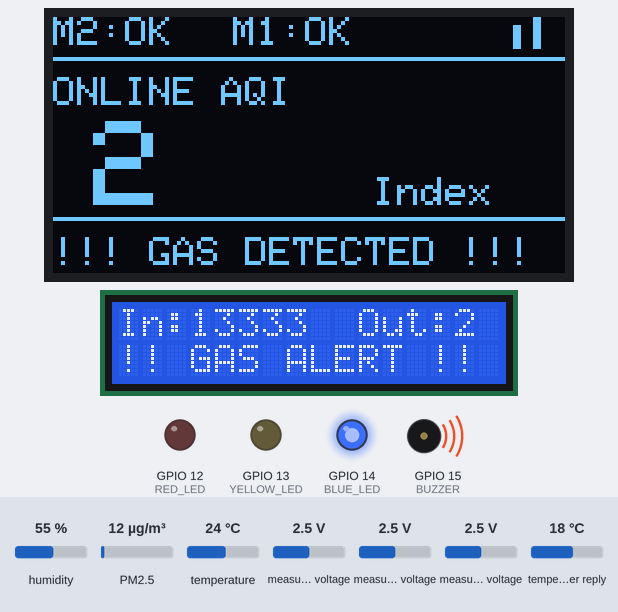
Recording of a sketch running on a simulated ESP8266 (NodeMCU). On the bench: 128×64 one-colour display, 16×2 character LCD, output pins drawn as LEDs (lit = HIGH), buzzer (waves = sounding, pin HIGH). The inputs (shaded band) are chosen by the test bench; at power-on: measured voltage 2.5 V, humidity 55 %, PM2.5 12 µg/m³, temperature 24 °C, temperature in the weather reply 18 °C. WiFi joins after 1.5 s; servers stay silent unless stated; web services answer with replies made up by the test bench.

Above: at 3.6 s.
3.7 s: measured voltage (sensor 200) set to 2 V
At 8.2 s:
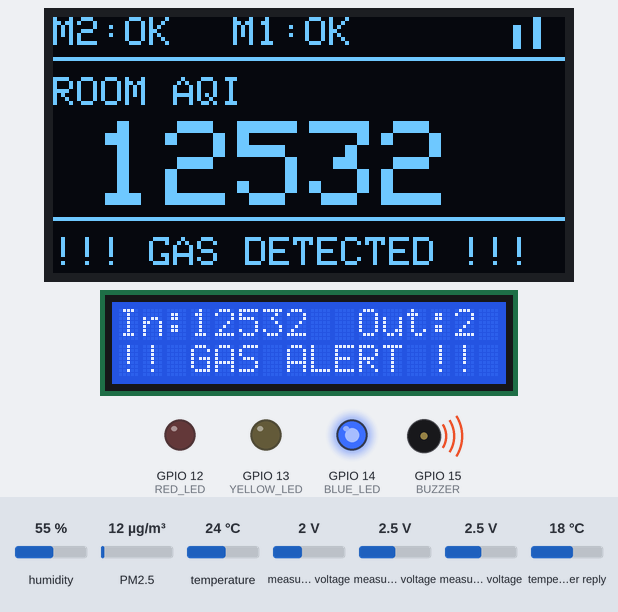
9.9 s: measured voltage (sensor 200) set to 1.7 V
At 11.0 s:
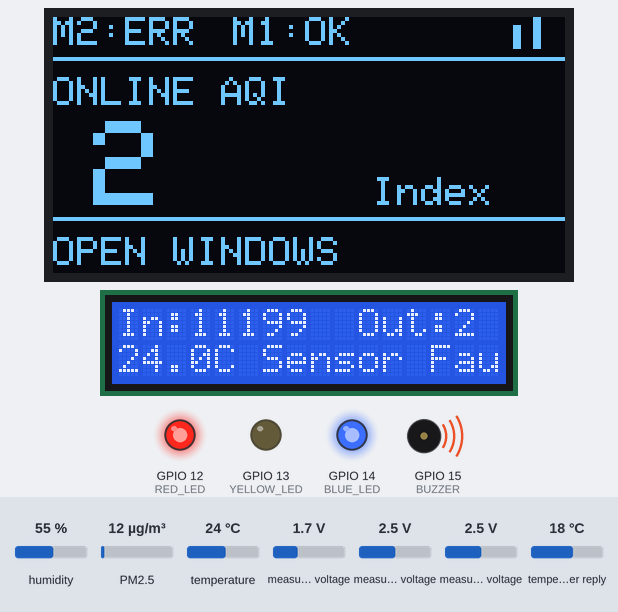
13.2 s: measured voltage (sensor 202) set to 3.8 V
At 14.5 s:
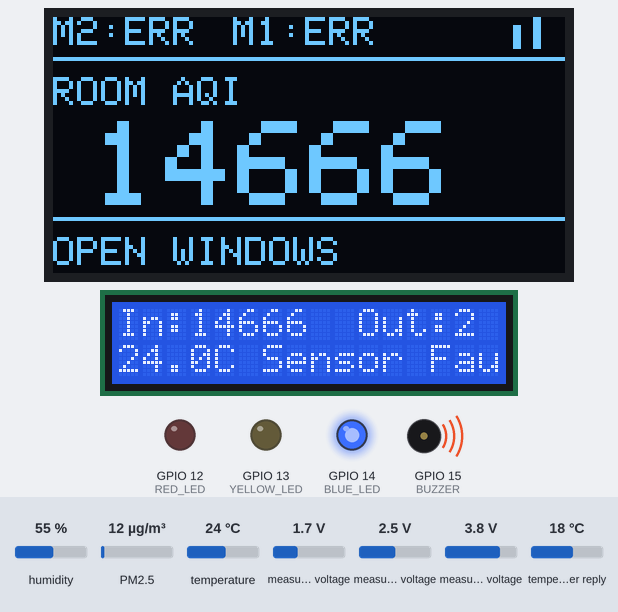
16.1 s: measured voltage (sensor 200) set to 2.5 V
At 18.6 s:
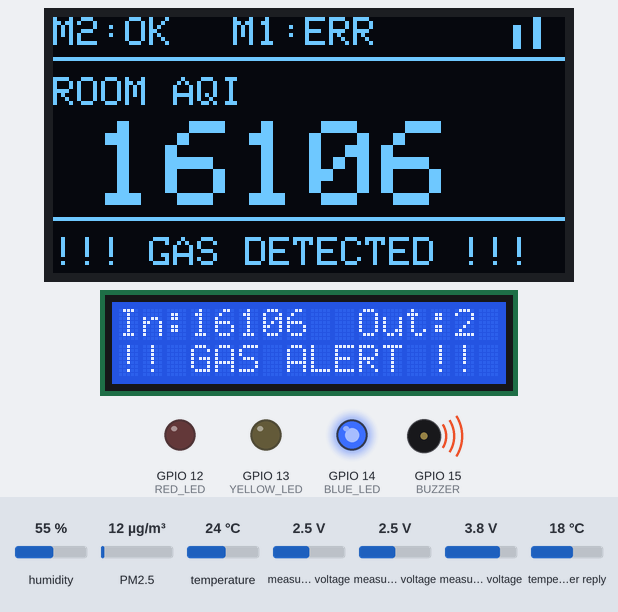
21.5 s: measured voltage (sensor 202) set to 0.4 V
At 23.5 s:
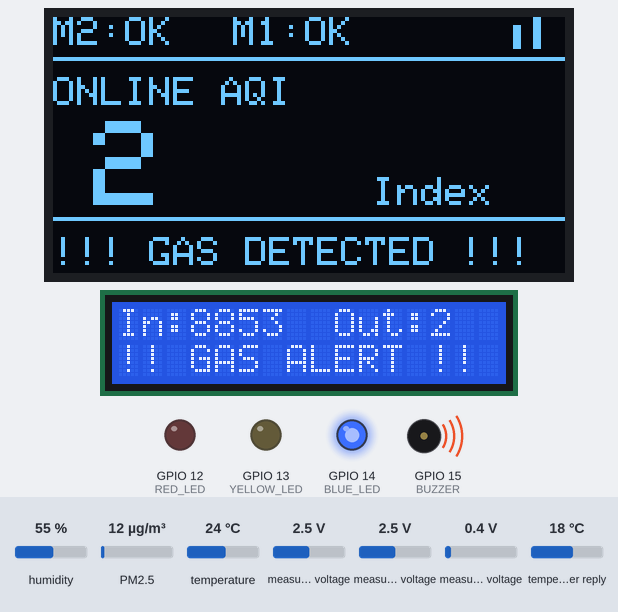
26.7 s: measured voltage (sensor 202) set to 0.1 V
At 28.2 s:
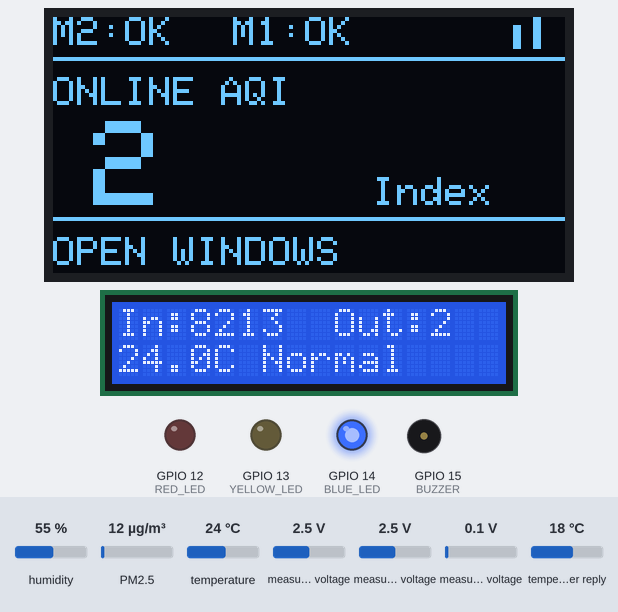
Timing chart, 0 to 29.7 s (numbered marks = the images above; inputs shaded):
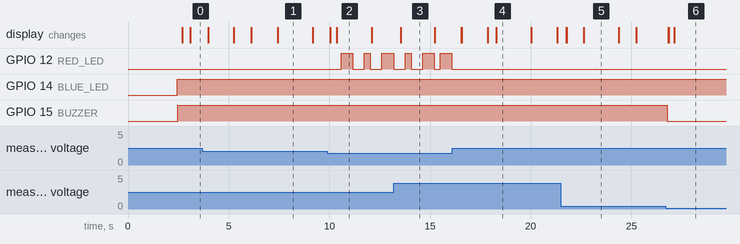

The sketch:

AI_AQI_Monitor.ino
```cpp
#include <ESP8266WiFi.h>
#include <ESP8266HTTPClient.h>
#include <WiFiManager.h>
#define WEBSERVER_H           // This trick prevents ESPAsyncWebServer from re-defining HTTP methods
#include <ESPAsyncWebServer.h> // to be included after #define WEBSERVER_H
#include <Adafruit_ADS1X15.h>
#include <Adafruit_SSD1306.h>
#include <LiquidCrystal_I2C.h>
#include <DHT.h>
#include <FirebaseESP8266.h>
#include <ArduinoJson.h>

// --- Configuration & Pins ---
#define DHTPIN 2
#define BLUE_LED 14
#define RED_LED 12
#define YELLOW_LED 13
#define BUZZER 15

// --- Global Objects ---
Adafruit_ADS1115 ads;
Adafruit_SSD1306 oled(128, 64, &Wire, -1);
LiquidCrystal_I2C lcd(0x27, 16, 2);
DHT dht(DHTPIN, DHT22);
AsyncWebServer server(80);

FirebaseData fbdo;
FirebaseAuth auth;
FirebaseConfig fbConfig;

// --- Global Variables ---
float mq2_a, mq2_b, mq135, temp, hum, fusedAQI;
int outdoorAQI = 0;
bool mq2_a_ok = true, mq135_ok = true;
String airAdvice = "Analyzing...";
String systemStatus = "Initializing";
String weatherForecastHtml = "Loading...";

char custom_pincode[7] = "110001";
const char* weatherKey = "YOUR_OPENWEATHER_API_KEY";

// Timing intervals (Restored from Old Code)
unsigned long lastFirebasePush = 0;
unsigned long lastWeatherUpdate = 0;
unsigned long lastWebActivity = 0;

// --- 1. Cloud Intelligence (Geocoding & Weather Table) ---
void updateEnvironmentalContext() {
  if (WiFi.status() != WL_CONNECTED) return;
  WiFiClient client;
  HTTPClient http;

  // Geocoding + Air Pollution
  String geoUrl = "http://api.openweathermap.org/geo/1.0/zip?zip=" + String(custom_pincode) + ",IN&appid=" + String(weatherKey);
  http.begin(client, geoUrl);
  if (http.GET() == HTTP_CODE_OK) {
    DynamicJsonDocument geoDoc(512);
    deserializeJson(geoDoc, http.getStream());
    float lat = geoDoc["lat"], lon = geoDoc["lon"];
    http.end();

    String polUrl = "http://api.openweathermap.org/data/2.5/air_pollution?lat=" + String(lat) + "&lon=" + String(lon) + "&appid=" + String(weatherKey);
    http.begin(client, polUrl);
    if (http.GET() == HTTP_CODE_OK) {
      DynamicJsonDocument polDoc(1024);
      deserializeJson(polDoc, http.getStream());
      outdoorAQI = polDoc["list"][0]["main"]["aqi"];
    }
  }
  http.end();
}

void updateWeather() {
  if (WiFi.status() != WL_CONNECTED) return;
  WiFiClient client;
  HTTPClient http;
  String url = "http://api.openweathermap.org/data/2.5/forecast?zip=" + String(custom_pincode) + ",in&units=metric&cnt=24&appid=" + String(weatherKey);

  if (http.begin(client, url)) {
    if (http.GET() == HTTP_CODE_OK) {
      StaticJsonDocument<200> filter;
      filter["list"][0]["dt_txt"] = true;
      filter["list"][0]["main"]["temp"] = true;
      filter["list"][0]["weather"][0]["main"] = true;

      DynamicJsonDocument doc(3072);
      DeserializationError error = deserializeJson(doc, http.getStream(), DeserializationOption::Filter(filter));

      if (!error) {
        String html = "<table class='table table-dark table-sm'><tr><th>Date</th><th>°C</th><th>Sky</th></tr>";
        JsonArray list = doc["list"];
        for (size_t i = 0; i < list.size(); i += 8) {
          html += "<tr><td>" + list[i]["dt_txt"].as<String>().substring(5, 10) + "</td>";
          html += "<td>" + String(list[i]["main"]["temp"].as<float>(), 0) + "</td>";
          html += "<td>" + list[i]["weather"][0]["main"].as<String>() + "</td></tr>";
        }
        html += "</table>";
        weatherForecastHtml = html;
      }
    }
    http.end();
  }
}

// --- 2. Full AI Sensor Fusion (Restored Detailed Health Checks) ---
void performSensorFusion() {
  temp = dht.readTemperature();
  hum = dht.readHumidity();
  if (isnan(temp)) temp = 25.0;

  mq2_a = (float)ads.readADC_SingleEnded(0);
  mq2_b = (float)ads.readADC_SingleEnded(1);
  mq135 = (float)ads.readADC_SingleEnded(2);

  float avgMQ2 = (mq2_a + mq2_b) / 2.0;
  float deviation = (avgMQ2 > 10) ? (abs(mq2_a - mq2_b) / avgMQ2) * 100.0 : 0;

  mq2_a_ok = (deviation < 30.0);
  mq135_ok = (mq135 > 50 && mq135 < 18000);

  if (!mq2_a_ok) {
    systemStatus = "Sensor Fault";
    digitalWrite(RED_LED, (millis() / 500) % 2);
    fusedAQI = (min(mq2_a, mq2_b) + mq135) / 2.0;
  } else {
    digitalWrite(RED_LED, LOW);
    if (avgMQ2 > 2000 && mq135 > 1500) {
      systemStatus = "GAS ALERT!";
      digitalWrite(BUZZER, HIGH);
    } else {
      systemStatus = "Normal";
      digitalWrite(BUZZER, LOW);
    }
    fusedAQI = (avgMQ2 * 0.6) + (mq135 * 0.4);
  }

  // Comparison Advice
  int inLvl = (fusedAQI < 150) ? 1 : (fusedAQI < 300) ? 2 : (fusedAQI < 500) ? 3 : 4;
  if (inLvl > outdoorAQI) airAdvice = "OPEN WINDOWS";
  else if (inLvl < outdoorAQI) airAdvice = "STAY INSIDE";
  else airAdvice = "AIR BALANCED";
}

// --- 3. Throttled Firebase Sync (Restored) ---
void updateFirebase() {
  if (WiFi.status() == WL_CONNECTED && (millis() - lastFirebasePush > 20000 || systemStatus == "GAS ALERT!")) {
    lastFirebasePush = millis();
    FirebaseJson json;
    json.add("aqi", (int)fusedAQI);
    json.add("status", systemStatus);
    json.add("temp", temp);
    // As this code throwing Firebase.RTDB.setJSON is Private error/warning (!Firebase.RTDB.setJSON(&fbdo, "/live_data", &json)) Serial.println(fbdo.errorReason());
    if (!Firebase.setJSON(fbdo, "/live_data", json)) {
    Serial.println(fbdo.errorReason());
}
  }
}

// --- 4. Mobile-Style OLED UI (Latest Design) ---
void updateOLED() {
  oled.clearDisplay();
  oled.setTextColor(1);

  // Status Bar
  oled.setTextSize(1);
  oled.setCursor(0,0);
  oled.print(mq2_a_ok ? "M2:OK" : "M2:ERR");
  oled.setCursor(45,0);
  oled.print(mq135_ok ? "M1:OK" : "M1:ERR");

  // WiFi Icon
  if (WiFi.status() == WL_CONNECTED) {
    oled.drawRect(115, 2, 2, 6, 1); oled.drawRect(120, 0, 2, 8, 1);
  }

  oled.drawFastHLine(0, 10, 128, 1);

  // Main Display (Alternating)
  if ((millis() / 3000) % 2 == 0) {
    oled.setCursor(0, 15); oled.print("ROOM AQI");
    oled.setTextSize(3); oled.setCursor(10, 26); oled.print((int)fusedAQI);
  } else {
    oled.setCursor(0, 15); oled.print("ONLINE AQI");
    oled.setTextSize(3); oled.setCursor(10, 26); oled.print(outdoorAQI);
    oled.setTextSize(1); oled.setCursor(80, 40); oled.print("Index");
  }

  // Bottom Advice Bar
  oled.drawFastHLine(0, 50, 128, 1);
  oled.setTextSize(1);
  oled.setCursor(0, 55);
  if (systemStatus == "GAS ALERT!" && (millis() / 200) % 2) {
    oled.print("!!! GAS DETECTED !!!");
  } else {
    oled.print(airAdvice);
  }
  oled.display();
}

void setup() {
  Serial.begin(115200);
  pinMode(BLUE_LED, OUTPUT); pinMode(RED_LED, OUTPUT);
  pinMode(YELLOW_LED, OUTPUT); pinMode(BUZZER, OUTPUT);

  ads.begin(); oled.begin(SSD1306_SWITCHCAPVCC, 0x3C);
  lcd.init(); lcd.backlight(); dht.begin();

  WiFiManager wm;
  WiFiManagerParameter p_pin("pin", "Pincode", custom_pincode, 6);
  wm.addParameter(&p_pin);
  if(!wm.autoConnect("AI_Air_Node")) ESP.restart();
  strcpy(custom_pincode, p_pin.getValue());

  fbConfig.database_url = "your-db.firebaseio.com";
  fbConfig.signer.tokens.legacy_token = "your-secret";
  Firebase.begin(&fbConfig, &auth);

  server.on("/data", HTTP_GET, [](AsyncWebServerRequest *r){
    lastWebActivity = millis();
    digitalWrite(YELLOW_LED, HIGH);
    String j = "{\"aqi\":" + String(fusedAQI) + ",\"o_aqi\":" + String(outdoorAQI) +
               ",\"adv\":\"" + airAdvice + "\",\"stat\":\"" + systemStatus +
               "\",\"temp\":" + String(temp,1) + ",\"hum\":" + String(hum,0) +
               ",\"weather\":\"" + weatherForecastHtml + "\"}";
    r->send(200, "application/json", j);
  });
  server.begin();
  updateEnvironmentalContext();
  updateWeather();
}

void loop() {
  digitalWrite(BLUE_LED, WiFi.status() == WL_CONNECTED);
  performSensorFusion();
  updateFirebase();
  updateOLED();// Handles the graphical mobile-style UI

  // --- Enhanced LCD Backup Display ---
  // We use the LCD to show constant values so you don't have to
  // wait for the OLED to "toggle" between Indoor and Online.
  lcd.setCursor(0, 0);
  lcd.print("In:");
  lcd.print((int)fusedAQI);
  lcd.print("  Out:");
  lcd.print(outdoorAQI);
  lcd.print("   "); // Clear trailing characters

  lcd.setCursor(0, 1);
  if (systemStatus == "GAS ALERT!") {
    lcd.print("!! GAS ALERT !! ");
  } else {
    // Show Temperature and abbreviated status
    lcd.print(temp, 1);
    lcd.print("C ");
    lcd.print(systemStatus.substring(0, 10));
    lcd.print("      "); // Buffer to clear "Sensor Fault" text
  }

  // --- Cloud & Timers ---
  if (millis() - lastWeatherUpdate > 3600000) {
    lastWeatherUpdate = millis();
    updateEnvironmentalContext();
    updateWeather();
  }

  if (millis() - lastWebActivity > 5000) digitalWrite(YELLOW_LED, LOW);

  delay(200);


}
```

Measured:
- the behaviour switches between 1.9 and 1.8 V on measured voltage (sensor 200) (found by bisection; images 1 and 2)
- the behaviour switches between 0.3 and 0.2 V on measured voltage (sensor 202) (found by bisection; images 5 and 6)
- after the input at 9.9 s, GPIO 12 (RED_LED): goes HIGH 0.58 s, LOW 0.58 s, HIGH 0.29 s, LOW 0.58 s, HIGH 0.58 s, then LOW, starting after 0.68 s; the display: first differs from a run without the input after 0.46 s (image 2)
- after the input at 13.2 s, the display: changes after 0.35 s (image 3)
- after the input at 16.1 s, GPIO 12 (RED_LED): stops changing and stays LOW; the display: first changes after 0.45 s (image 4 shows a later state)
- after the input at 21.5 s, the display: first changes after 0.27 s (image 5 shows a later state)
- after the input at 26.7 s, GPIO 15 (BUZZER): HIGH → LOW after 0.09 s; the display: first changes after 0.12 s (image 6 shows a later state)
